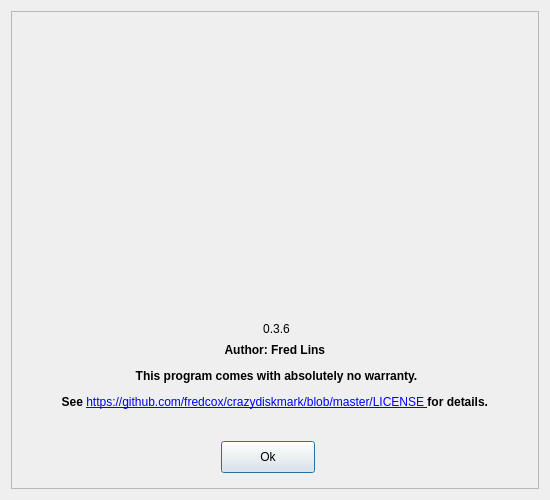
<?xml version="1.0" encoding="UTF-8"?>
<ui version="4.0">
 <class>Dialog</class>
 <widget class="QDialog" name="Dialog">
  <property name="geometry">
   <rect>
    <x>0</x>
    <y>0</y>
    <width>550</width>
    <height>500</height>
   </rect>
  </property>
  <property name="minimumSize">
   <size>
    <width>550</width>
    <height>500</height>
   </size>
  </property>
  <property name="maximumSize">
   <size>
    <width>550</width>
    <height>500</height>
   </size>
  </property>
  <property name="windowTitle">
   <string>About Crazy DiskMark</string>
  </property>
  <layout class="QHBoxLayout" name="horizontalLayout">
   <item>
    <widget class="QFrame" name="frame">
     <property name="frameShape">
      <enum>QFrame::StyledPanel</enum>
     </property>
     <property name="frameShadow">
      <enum>QFrame::Raised</enum>
     </property>
     <widget class="QLabel" name="logoLabel">
      <property name="geometry">
       <rect>
        <x>170</x>
        <y>0</y>
        <width>191</width>
        <height>311</height>
       </rect>
      </property>
      <property name="text">
       <string/>
      </property>
      <property name="pixmap">
       <pixmap>images/logo.png</pixmap>
      </property>
     </widget>
     <widget class="QLabel" name="versionLabel">
      <property name="geometry">
       <rect>
        <x>160</x>
        <y>310</y>
        <width>211</width>
        <height>16</height>
       </rect>
      </property>
      <property name="text">
       <string>0.3.6</string>
      </property>
      <property name="alignment">
       <set>Qt::AlignCenter</set>
      </property>
     </widget>
     <widget class="QLabel" name="authorLabel">
      <property name="geometry">
       <rect>
        <x>10</x>
        <y>320</y>
        <width>511</width>
        <height>91</height>
       </rect>
      </property>
      <property name="text">
       <string>&lt;html&gt;&lt;head/&gt;&lt;body&gt;&lt;p&gt;&lt;span style=&quot; font-weight:600;&quot;&gt;Author: Fred Lins &lt;/span&gt;&lt;/p&gt;&lt;p&gt;&lt;span style=&quot; font-weight:600;&quot;&gt;This program comes with absolutely no warranty.&lt;/span&gt;&lt;/p&gt;&lt;p&gt;&lt;span style=&quot; font-weight:600;&quot;&gt;See &lt;/span&gt;&lt;a href=&quot;https://github.com/fredcox/crazydiskmark/blob/master/LICENSE&quot;&gt;&lt;span style=&quot; text-decoration: underline; color:#0000ff;&quot;&gt;https://github.com/fredcox/crazydiskmark/blob/master/LICENSE &lt;/span&gt;&lt;/a&gt;&lt;span style=&quot; font-weight:600;&quot;&gt;for details. &lt;/span&gt;&lt;/p&gt;&lt;/body&gt;&lt;/html&gt;</string>
      </property>
      <property name="alignment">
       <set>Qt::AlignCenter</set>
      </property>
      <property name="openExternalLinks">
       <bool>true</bool>
      </property>
     </widget>
     <widget class="QPushButton" name="okPushButton">
      <property name="geometry">
       <rect>
        <x>210</x>
        <y>430</y>
        <width>94</width>
        <height>32</height>
       </rect>
      </property>
      <property name="text">
       <string>Ok</string>
      </property>
     </widget>
    </widget>
   </item>
  </layout>
 </widget>
 <resources/>
 <connections/>
</ui>
